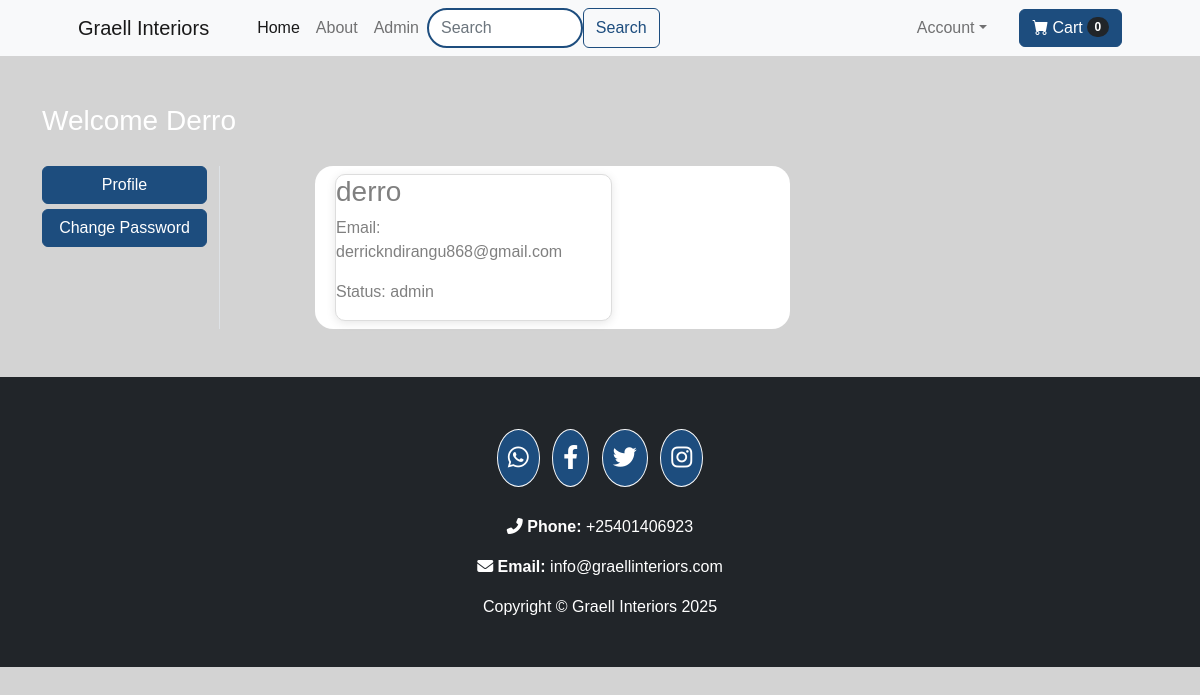
The page /profile/1 (signed in) on the database its author committed.
### website/models.py (models this page shows, shortened)
class Customer(db.Model, UserMixin):
    id = db.Column(db.Integer, primary_key=True)
    email = db.Column(db.String(100), unique=True)
    status = db.Column(db.String(100))
    username = db.Column(db.String(100))
    password_hash = db.Column(db.String(150))
    date_joined = db.Column(db.DateTime(), default=datetime.utcnow)
    cart_items = db.relationship('Cart', backref=db.backref('customer', lazy=True))
    orders = db.relationship('Order', backref=db.backref('customer', lazy=True))
    @property
    def password(self):
        raise AttributeError('Password is not a readable Attribute')

### website/auth.py (the view)
@auth.route('/profile/<int:customer_id>')
@login_required
def profile(customer_id):
    customer = Customer.query.get(customer_id)
    return render_template('profile.html', customer=customer)

### website/__init__.py (called while the page is built)
def create_app():
    app = Flask(__name__)
    app.config['SECRET_KEY'] = 'SKSKSKSKKS'
    app.config['SQLALCHEMY_DATABASE_URI'] = f'sqlite:///{DB_NAME}'
    db.init_app(app)  # <-- Correct indentation
    from .views import views
    from .auth import auth
    from .admin import admin
    from .models import Customer, Cart, Product, Order
    @app.errorhandler(404)
    def page_not_found(error):
        return render_template('404.html')
    login_manager = LoginManager()
    login_manager.init_app(app)
    login_manager.login_view = 'auth.login'
    @login_manager.user_loader
    def load_user(id):
        return Customer.query.get(int(id))
    app.register_blueprint(views, url_prefix='/')
    app.register_blueprint(auth, url_prefix='/')
    app.register_blueprint(admin, url_prefix='/')
    with app.app_context():
        create_database()  # <-- Correct indentation
    return app

### website/templates/profile.html (shortened to what this page needs)
{% extends 'base.html' %}
{% block content %}
<div class="container my-5">
    <div class="row">
        <h3 style="color: white;">Welcome <span class="text-capitalize">{{ customer.username }}</span></h3>
        <div class="col-sm-2 border-end" style="margin-top: 20px;">
            <ul class="list-unstyled">
                <li class="d-grid"><a href="#" class="btn btn-primary">Profile</a></li>
                <li class="d-grid"><a href="/change-password/{{ customer.id }}" class="btn btn-primary" style="margin-top: 5px;">Change Password</a></li>
            </ul>
        </div>
        <div class="col-sm-5 offset-sm-1" style="background-color: white; border-radius: 18px; margin-top: 20px;">
            <div class="row">
                <div class="col-sm-8">
                    <div class="card m-2" style="text-decoration-color: black;">
                        <h3>{{ customer.username }}</h3>
                        <p>Email: {{ customer.email }}</p>
                         <p>Status: {{ customer.status }}</p>
                    </div>
                </div>
            </div>
        </div>
    </div>
</div>
{% endblock %}

### website/templates/base.html (style rules this page uses)
.btn-primary { background-color: #1d4d7e; border-color: #1d4d7e; }
body, .form-label, .card-body { color: #333333; }
.card { border: 1px solid #ddd; border-radius: 10px; box-shadow: 0 2px 10px rgba(0, 0, 0, 0.1); transition: transform 0.3s ease; }
body { background-color: lightgrey; font-family: 'Ubuntu', sans-serif; }

### rows shown on the page
Customer: username "Derro", username "derro", email "derrickndirangu868@gmail.com", status "admin"

### other values the page prints
{{ cart | length if cart | length > 0 else 0 }} "0"
